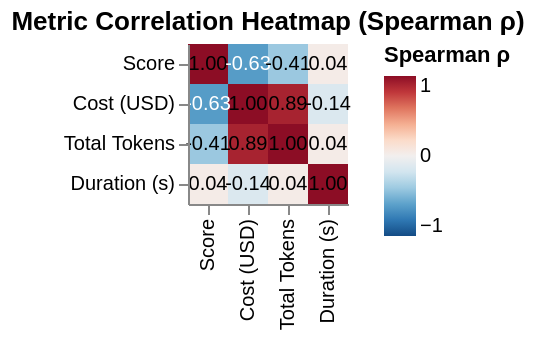

The Vega-Lite source for this figure:
### Vega-Lite specification from a JSON file in a GitHub repository (floating-point values rounded to 4 significant figures)
{"config": {"view": {"continuousWidth": 300, "continuousHeight": 300, "strokeWidth": 0}}, "layer": [{"mark": {"type": "rect"}, "encoding": {"color": {"field": "rho", "scale": {"domain": [-1, 1], "reverse": true, "scheme": "redblue"}, "title": "Spearman ρ", "type": "quantitative"}, "tooltip": [{"field": "metric1", "title": "Metric 1", "type": "ordinal"}, {"field": "metric2", "title": "Metric 2", "type": "ordinal"}, {"field": "rho", "format": ".3f", "title": "Spearman ρ", "type": "quantitative"}, {"field": "p_value", "format": ".4f", "title": "p-value", "type": "quantitative"}], "x": {"field": "metric1", "sort": ["Score", "Cost (USD)", "Total Tokens", "Duration (s)"], "title": "", "type": "ordinal"}, "y": {"field": "metric2", "sort": ["Score", "Cost (USD)", "Total Tokens", "Duration (s)"], "title": "", "type": "ordinal"}}}, {"mark": {"type": "text", "baseline": "middle", "fontSize": 10}, "encoding": {"color": {"condition": {"test": "((0 || datum.rho) < -0.5)", "value": "white"}, "value": "black"}, "text": {"field": "label", "type": "nominal"}, "x": {"field": "metric1", "sort": ["Score", "Cost (USD)", "Total Tokens", "Duration (s)"], "type": "ordinal"}, "y": {"field": "metric2", "sort": ["Score", "Cost (USD)", "Total Tokens", "Duration (s)"], "type": "ordinal"}}}], "data": {"name": "data-db989a47d715aaa56723cf248158fb98"}, "title": "Metric Correlation Heatmap (Spearman ρ)", "$schema": "https://vega.github.io/schema/vega-lite/v6.1.0.json", "datasets": {"data-db989a47d715aaa56723cf248158fb98": [{"agent_model": "Sonnet 4.5", "metric1": "Score", "metric2": "Score", "rho": 1.0, "p_value": 0.0, "label": "1.00", "p_value_corrected": 0.0, "significant": true}, {"agent_model": "Sonnet 4.5", "metric1": "Score", "metric2": "Cost (USD)", "rho": -0.6301, "p_value": 0.1294, "label": "-0.63", "p_value_corrected": 1.0, "significant": false}, {"agent_model": "Sonnet 4.5", "metric1": "Score", "metric2": "Total Tokens", "rho": -0.4077, "p_value": 0.3639, "label": "-0.41", "p_value_corrected": 1.0, "significant": false}, {"agent_model": "Sonnet 4.5", "metric1": "Score", "metric2": "Duration (s)", "rho": 0.03706, "p_value": 0.9371, "label": "0.04", "p_value_corrected": 1.0, "significant": false}, {"agent_model": "Sonnet 4.5", "metric1": "Cost (USD)", "metric2": "Score", "rho": -0.6301, "p_value": 0.1294, "label": "-0.63", "p_value_corrected": 1.0, "significant": false}, {"agent_model": "Sonnet 4.5", "metric1": "Cost (USD)", "metric2": "Cost (USD)", "rho": 1.0, "p_value": 0.0, "label": "1.00", "p_value_corrected": 0.0, "significant": true}, {"agent_model": "Sonnet 4.5", "metric1": "Cost (USD)", "metric2": "Total Tokens", "rho": 0.8929, "p_value": 0.006807, "label": "0.89", "p_value_corrected": 0.08169, "significant": false}, {"agent_model": "Sonnet 4.5", "metric1": "Cost (USD)", "metric2": "Duration (s)", "rho": -0.1429, "p_value": 0.7599, "label": "-0.14", "p_value_corrected": 1.0, "significant": false}, {"agent_model": "Sonnet 4.5", "metric1": "Total Tokens", "metric2": "Score", "rho": -0.4077, "p_value": 0.3639, "label": "-0.41", "p_value_corrected": 1.0, "significant": false}, {"agent_model": "Sonnet 4.5", "metric1": "Total Tokens", "metric2": "Cost (USD)", "rho": 0.8929, "p_value": 0.006807, "label": "0.89", "p_value_corrected": 0.08169, "significant": false}, {"agent_model": "Sonnet 4.5", "metric1": "Total Tokens", "metric2": "Total Tokens", "rho": 1.0, "p_value": 0.0, "label": "1.00", "p_value_corrected": 0.0, "significant": true}, {"agent_model": "Sonnet 4.5", "metric1": "Total Tokens", "metric2": "Duration (s)", "rho": 0.03571, "p_value": 0.9394, "label": "0.04", "p_value_corrected": 1.0, "significant": false}, {"agent_model": "Sonnet 4.5", "metric1": "Duration (s)", "metric2": "Score", "rho": 0.03706, "p_value": 0.9371, "label": "0.04", "p_value_corrected": 1.0, "significant": false}, {"agent_model": "Sonnet 4.5", "metric1": "Duration (s)", "metric2": "Cost (USD)", "rho": -0.1429, "p_value": 0.7599, "label": "-0.14", "p_value_corrected": 1.0, "significant": false}, {"agent_model": "Sonnet 4.5", "metric1": "Duration (s)", "metric2": "Total Tokens", "rho": 0.03571, "p_value": 0.9394, "label": "0.04", "p_value_corrected": 1.0, "significant": false}, {"agent_model": "Sonnet 4.5", "metric1": "Duration (s)", "metric2": "Duration (s)", "rho": 1.0, "p_value": 0.0, "label": "1.00", "p_value_corrected": 0.0, "significant": true}]}}
